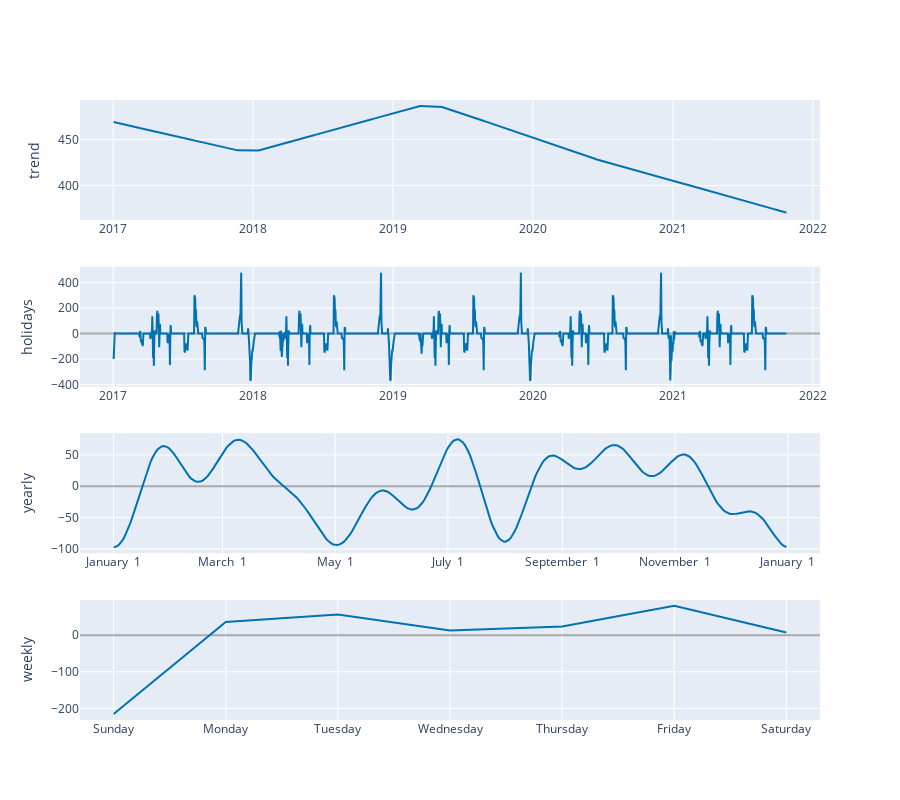

Write notebook code for a chart like this one.
### Code cell
prophet.plot.plot_components_plotly(p, forecast)

### Figure 1 — Plotly figure (JSON) as saved in the notebook; plotly's stock layout.template omitted (floating-point values rounded to 4 significant figures; data arrays with more than 128 entries replaced by an {"elided": "..."} marker saying what was removed)
{"data": [{"line": {"color": "#0072B2", "width": 2}, "mode": "lines", "name": "trend", "type": "scatter", "x": {"elided": "1757 str values"}, "xaxis": "x", "y": {"elided": "1757 float values"}, "yaxis": "y"}, {"line": {"color": "rgba(0, 114, 178, 0.2)", "width": 0}, "mode": "lines", "name": "trend_upper", "type": "scatter", "x": {"elided": "1757 str values"}, "xaxis": "x", "y": {"elided": "1757 float values"}, "yaxis": "y"}, {"fill": "tonexty", "fillcolor": "rgba(0, 114, 178, 0.2)", "line": {"color": "rgba(0, 114, 178, 0.2)", "width": 0}, "mode": "lines", "name": "trend_lower", "type": "scatter", "x": {"elided": "1757 str values"}, "xaxis": "x", "y": {"elided": "1757 float values"}, "yaxis": "y"}, {"line": {"color": "#0072B2", "width": 2}, "mode": "lines", "name": "holidays", "text": {"elided": "1757 str values"}, "type": "scatter", "x": {"elided": "1757 str values"}, "xaxis": "x2", "y": {"elided": "1757 float values"}, "yaxis": "y2"}, {"line": {"color": "#0072B2", "width": 2}, "mode": "lines", "name": "yearly", "type": "scatter", "x": {"elided": "365 str values"}, "xaxis": "x3", "y": {"elided": "365 float values"}, "yaxis": "y3"}, {"line": {"color": "#0072B2", "width": 2}, "mode": "lines", "name": "weekly", "type": "scatter", "x": ["2017-01-01T00:00:00", "2017-01-02T00:00:00", "2017-01-03T00:00:00", "2017-01-04T00:00:00", "2017-01-05T00:00:00", "2017-01-06T00:00:00", "2017-01-07T00:00:00"], "xaxis": "x4", "y": [-214.9, 36.1, 56.13, 12.55, 23.36, 79.71, 7.086], "yaxis": "y4"}], "layout": {"height": 800, "showlegend": false, "width": 900, "xaxis": {"anchor": "y", "domain": [0, 1], "range": ["2016-10-06T04:48:00", "2022-01-19T19:12:00"], "type": "date"}, "xaxis2": {"anchor": "y2", "domain": [0, 1], "range": ["2016-10-06T04:48:00", "2022-01-19T19:12:00"], "type": "date"}, "xaxis3": {"anchor": "y3", "domain": [0, 1], "range": ["2016-12-13T18:54:02.958904115", "2018-01-18T11:04:57.863013581"], "tickformat": "%B %e", "type": "date"}, "xaxis4": {"anchor": "y4", "domain": [0, 1], "range": ["2016-12-31T16:48:00", "2017-01-07T07:12:00"], "tickformat": "%A", "type": "date"}, "yaxis": {"anchor": "x", "domain": [0.8063, 1], "rangemode": "normal", "title": {"text": "trend"}, "zerolinecolor": "#AAA"}, "yaxis2": {"anchor": "x2", "domain": [0.5375, 0.7312], "rangemode": "tozero", "title": {"text": "holidays"}, "zerolinecolor": "#AAA"}, "yaxis3": {"anchor": "x3", "domain": [0.2687, 0.4625], "title": {"text": "yearly"}, "zerolinecolor": "#AAA"}, "yaxis4": {"anchor": "x4", "domain": [0, 0.1938], "title": {"text": "weekly"}, "zerolinecolor": "#AAA"}}}
